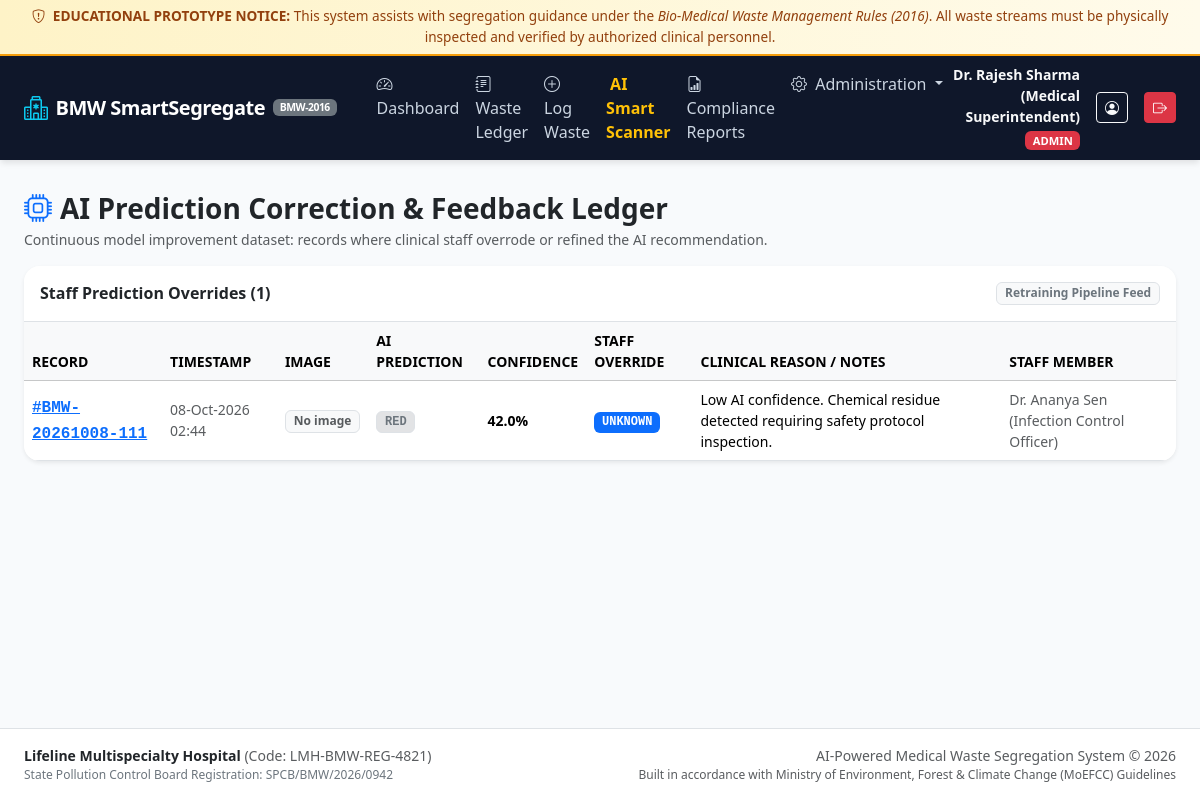
The app's page /admin/feedback (signed in) with its own data.
### app/models/user.py (models this page shows, shortened)
class User(UserMixin, db.Model):
    __tablename__ = "users"
    ROLE_ADMIN = "ADMIN"
    ROLE_STAFF = "STAFF"
    id = db.Column(db.Integer, primary_key=True)
    username = db.Column(db.String(64), unique=True, nullable=False, index=True)
    email = db.Column(db.String(120), unique=True, nullable=False, index=True)
    password_hash = db.Column(db.String(256), nullable=False)
    full_name = db.Column(db.String(120), nullable=False)
    role = db.Column(db.String(20), nullable=False, default=ROLE_STAFF)
    is_active = db.Column(db.Boolean, default=True, nullable=False)
    created_at = db.Column(db.DateTime, default=datetime.utcnow, nullable=False)
    logged_records = db.relationship("WasteRecord", backref="logger", foreign_keys="WasteRecord.logged_by_id", lazy="dynamic")
    verified_records = db.relationship("WasteRecord", backref="verifier", foreign_keys="WasteRecord.verified_by_id", lazy="dynamic")
    feedbacks = db.relationship("PredictionFeedback", backref="user", lazy="dynamic")
    @property
    def is_admin_user(self) -> bool:
        return self.role == self.ROLE_ADMIN

### app/models/feedback.py (models this page shows, shortened)
class PredictionFeedback(db.Model):
    __tablename__ = "prediction_feedback"
    id = db.Column(db.Integer, primary_key=True)
    waste_record_id = db.Column(db.Integer, db.ForeignKey("waste_records.id"), nullable=False)
    user_id = db.Column(db.Integer, db.ForeignKey("users.id"), nullable=False)
    image_filename = db.Column(db.String(255), nullable=True)
    predicted_category = db.Column(db.String(50), nullable=False)
    predicted_confidence = db.Column(db.Float, nullable=False)
    actual_category = db.Column(db.String(50), nullable=False)
    correction_reason = db.Column(db.Text, nullable=True)
    created_at = db.Column(db.DateTime, default=datetime.utcnow, nullable=False)

### app/models/waste_record.py (models this page shows, shortened)
class WasteRecord(db.Model):
    __tablename__ = "waste_records"
    STATUS_GENERATED = "GENERATED"
    STATUS_STORED = "STORED"
    STATUS_DISPATCHED = "DISPATCHED"
    id = db.Column(db.Integer, primary_key=True)
    tracking_code = db.Column(db.String(32), unique=True, nullable=False, index=True)
    department_id = db.Column(db.Integer, db.ForeignKey("departments.id"), nullable=False)
    category_id = db.Column(db.Integer, db.ForeignKey("waste_categories.id"), nullable=False)
    logged_by_id = db.Column(db.Integer, db.ForeignKey("users.id"), nullable=False)
    verified_by_id = db.Column(db.Integer, db.ForeignKey("users.id"), nullable=True)
    quantity_kg = db.Column(db.Float, nullable=False)
    item_description = db.Column(db.String(255), nullable=False)
    image_filename = db.Column(db.String(255), nullable=True)
    ai_suggested_category = db.Column(db.String(50), nullable=True)
    ai_confidence = db.Column(db.Float, nullable=True)
    staff_verified = db.Column(db.Boolean, default=False, nullable=False)
    disposal_status = db.Column(db.String(20), default=STATUS_GENERATED, nullable=False)
    dispatch_manifest_no = db.Column(db.String(64), nullable=True)
    dispatch_carrier = db.Column(db.String(128), nullable=True)
    remarks = db.Column(db.Text, nullable=True)
    created_at = db.Column(db.DateTime, default=datetime.utcnow, nullable=False, index=True)
    updated_at = db.Column(db.DateTime, default=datetime.utcnow, onupdate=datetime.utcnow, nullable=False)
    feedbacks = db.relationship("PredictionFeedback", backref="waste_record", lazy="dynamic", cascade="all, delete-orphan")

### app/routes/admin.py (the view)
@admin_bp.route("/feedback")
@admin_required
def feedback():
    feedbacks = PredictionFeedback.query.order_by(PredictionFeedback.created_at.desc()).all()
    return render_template("admin/feedback.html", feedbacks=feedbacks)

### app/templates/admin/feedback.html (shortened to what this page needs)
{% extends "base.html" %}
{% block content %}
<div class="d-flex flex-column flex-md-row justify-content-between align-items-md-center mb-3">
  <div>
    <h3 class="fw-bold mb-1 text-dark"><i class="bi bi-cpu text-primary me-2"></i>AI Prediction Correction & Feedback Ledger</h3>
    <div class="text-muted small">Continuous model improvement dataset: records where clinical staff overrode or refined the AI recommendation.</div>
  </div>
</div>
<div class="card shadow-sm border-0 rounded-4 overflow-hidden">
  <div class="card-header bg-white border-bottom py-3 d-flex justify-content-between align-items-center">
    <h6 class="fw-bold mb-0 text-dark">Staff Prediction Overrides ({{ feedbacks|length }})</h6>
    <span class="badge bg-light text-secondary border">Retraining Pipeline Feed</span>
  </div>
  <div class="table-responsive">
    <table class="table table-hover align-middle mb-0">
      <thead class="table-light small text-secondary">
        <tr>
          <th>RECORD</th>
          <th>TIMESTAMP</th>
          <th>IMAGE</th>
          <th>AI PREDICTION</th>
          <th>CONFIDENCE</th>
          <th>STAFF OVERRIDE</th>
          <th>CLINICAL REASON / NOTES</th>
          <th>STAFF MEMBER</th>
        </tr>
      </thead>
      <tbody>
        {% for fb in feedbacks %}
        <tr>
          <td>
            <a href="{{ url_for('waste.view_record', record_id=fb.waste_record_id) }}" class="font-monospace fw-semibold">
              #{{ fb.waste_record.tracking_code if fb.waste_record else fb.waste_record_id }}
            </a>
          </td>
          <td class="small text-muted">{{ fb.created_at.strftime('%d-%b-%Y %H:%M') }}</td>
          <td>
            {% if fb.image_filename %}
            <img src="{{ url_for('uploaded_file', filename=fb.image_filename) }}"
                 alt="Feedback item" class="rounded border" style="width: 44px; height: 44px; object-fit: cover;">
            {% else %}
            <span class="badge bg-light text-muted border">No image</span>
            {% endif %}
          </td>
          <td>
            <span class="badge bg-secondary-subtle text-secondary border font-monospace">
              {{ fb.predicted_category }}
            </span>
          </td>
          <td class="small fw-semibold">{{ "%.1f"|format(fb.predicted_confidence * 100) }}%</td>
          <td>
            <span class="badge bg-primary font-monospace">
              {{ fb.actual_category }}
            </span>
          </td>
          <td class="small">{{ fb.correction_reason or 'Direct staff category override.' }}</td>
          <td class="small text-muted">{{ fb.user.full_name if fb.user else 'Staff' }}</td>
        </tr>
        {% endfor %}
      </tbody>
    </table>
  </div>
</div>
{% endblock %}

### app/templates/base.html (shortened to what this page needs)
<!DOCTYPE html>
<html lang="en">
<head>
  <link href="https://cdn.jsdelivr.net/npm/bootstrap@5.3.3/dist/css/bootstrap.min.css" rel="stylesheet">
  <link rel="stylesheet" href="https://cdn.jsdelivr.net/npm/bootstrap-icons@1.11.3/font/bootstrap-icons.min.css">
  <link rel="stylesheet" href="{{ url_for('static', filename='css/custom.css') }}">
</head>
<body>
  <div class="safety-disclaimer-banner text-center">
    <div class="container-fluid">
      <i class="bi bi-shield-exclamation me-1"></i>
      <strong>EDUCATIONAL PROTOTYPE NOTICE:</strong> This system assists with segregation guidance under the
      <em>Bio-Medical Waste Management Rules (2016)</em>. All waste streams must be physically inspected and verified by authorized clinical personnel.
    </div>
  </div>
  <nav class="navbar navbar-expand-lg navbar-hospital sticky-top">
    <div class="container-fluid px-4">
      <a class="navbar-brand d-flex align-items-center" href="{{ url_for('dashboard.index') }}">
        <i class="bi bi-hospital fs-4 me-2 text-info"></i>
        <span>BMW SmartSegregate</span>
        <span class="badge bg-secondary ms-2 small" style="font-size: 0.65rem;">BMW-2016</span>
      </a>
      <div class="collapse navbar-collapse" id="navbarMain">
        {% if current_user.is_authenticated %}
        <ul class="navbar-nav me-auto mb-2 mb-lg-0 ms-lg-3">
          <li class="nav-item">
            <a class="nav-link {% if request.endpoint == 'dashboard.index' %}active{% endif %}" href="{{ url_for('dashboard.index') }}">
              <i class="bi bi-speedometer2 me-1"></i> Dashboard
            </a>
          </li>
          <li class="nav-item">
            <a class="nav-link {% if request.endpoint == 'waste.list_records' %}active{% endif %}" href="{{ url_for('waste.list_records') }}">
              <i class="bi bi-journal-text me-1"></i> Waste Ledger
            </a>
          </li>
          <li class="nav-item">
            <a class="nav-link {% if request.endpoint == 'waste.create_record' %}active{% endif %}" href="{{ url_for('waste.create_record') }}">
              <i class="bi bi-plus-circle me-1"></i> Log Waste
            </a>
          </li>
          <li class="nav-item">
            <a class="nav-link text-warning fw-semibold {% if request.endpoint == 'ai.classify_view' %}active{% endif %}" href="{{ url_for('ai.classify_view') }}">
               AI Smart Scanner
            </a>
          </li>
          <li class="nav-item">
            <a class="nav-link {% if request.endpoint == 'reports.index' %}active{% endif %}" href="{{ url_for('reports.index') }}">
              <i class="bi bi-file-earmark-bar-graph me-1"></i> Compliance Reports
            </a>
          </li>
          {% if current_user.is_admin_user %}
          <li class="nav-item dropdown">
            <a class="nav-link dropdown-toggle" href="#" role="button" data-bs-toggle="dropdown">
              <i class="bi bi-gear me-1"></i> Administration
            </a>
          </li>
          {% endif %}
        </ul>
        <div class="d-flex align-items-center gap-3">
          <div class="text-end text-light d-none d-md-block">
            <div class="fw-semibold small">{{ current_user.full_name }}</div>
            <span class="badge {% if current_user.is_admin_user %}bg-danger{% else %}bg-info text-dark{% endif %}" style="font-size: 0.7rem;">
              {{ current_user.role }}
            </span>
          </div>
          <a href="{{ url_for('auth.profile') }}" class="btn btn-outline-light btn-sm" title="My Profile">
            <i class="bi bi-person-circle"></i>
          </a>
          <a href="{{ url_for('auth.logout') }}" class="btn btn-danger btn-sm" title="Logout">
            <i class="bi bi-box-arrow-right"></i>
          </a>
        </div>
        {% endif %}
      </div>
    </div>
  </nav>
  <main class="flex-grow-1 container-fluid px-4 py-3">
    {% block content %}{% endblock %}
  </main>
  <footer class="bg-white border-top py-3 mt-auto">
    <div class="container-fluid px-4">
      <div class="row align-items-center text-muted small">
        <div class="col-md-6 text-center text-md-start">
          <span class="fw-semibold text-dark">{{ hospital_name }}</span> (Code: {{ hospital_code }})
          <div class="text-secondary" style="font-size: 0.75rem;">
            State Pollution Control Board Registration: SPCB/BMW/2026/0942
          </div>
        </div>
        <div class="col-md-6 text-center text-md-end mt-2 mt-md-0">
          <span>AI-Powered Medical Waste Segregation System &copy; {{ current_year }}</span>
          <div class="text-muted" style="font-size: 0.75rem;">
            Built in accordance with Ministry of Environment, Forest & Climate Change (MoEFCC) Guidelines
          </div>
        </div>
      </div>
    </div>
  </footer>
</body>
</html>

### app/static/css/custom.css (style rules this page uses)
:root { --hospital-primary: #0284c7; --hospital-primary-dark: #0369a1; --hospital-secondary: #0f766e; --hospital-surface: #f8fafc; --hospital-card-bg: #ffffff; --hospital-border: #e2e8f0; --hospital-text: #1e293b; --hospital-muted: #64748b; --bmw-yellow: #eab308; --bmw-red: #ef4444; --bmw-white: #f8fafc; --bmw-blue: #3b82f6; --bmw-general: #334155; --bmw-unknown: #64748b; }
body { font-family: 'Segoe UI', system-ui, -apple-system, sans-serif; background-color: var(--hospital-surface); color: var(--hospital-text); min-height: 100vh; display: flex; flex-direction: column; }
.safety-disclaimer-banner { background: linear-gradient(90deg, #fef3c7 0%, #fffbeb 100%); border-bottom: 2px solid #f59e0b; color: #92400e; font-size: 0.85rem; padding: 0.4rem 1rem; }
.safety-disclaimer-banner strong { font-weight: 700; }
.navbar-hospital { background-color: #0f172a; box-shadow: 0 4px 6px -1px rgba(0, 0, 0, 0.1); }
.navbar-hospital .navbar-brand { color: #ffffff; font-weight: 700; letter-spacing: -0.025em; }
.navbar-hospital .nav-link { color: #cbd5e1; font-weight: 500; padding: 0.5rem 0.85rem; border-radius: 6px; transition: all 0.2s ease; }

### records on screen
User: full_name "Dr. Rajesh Sharma (Medical Superintendent)", role "ADMIN"
PredictionFeedback: waste_record "BMW-20261008-111", created_at "08-Oct-2026 02:44", shows "No image", predicted_category "RED", fb.predicted_confidence*100 "42.0", actual_category "UNKNOWN", correction_reason "Low AI confidence. Chemical residue detected requiring safety protocol inspection.", user "Dr. Ananya Sen (Infection Control Officer)"

### other values on screen
{{ feedbacks|length }} "1"
{{ hospital_name }} "Lifeline Multispecialty Hospital"
{{ hospital_code }} "LMH-BMW-REG-4821"
{{ current_year }} "2026"
